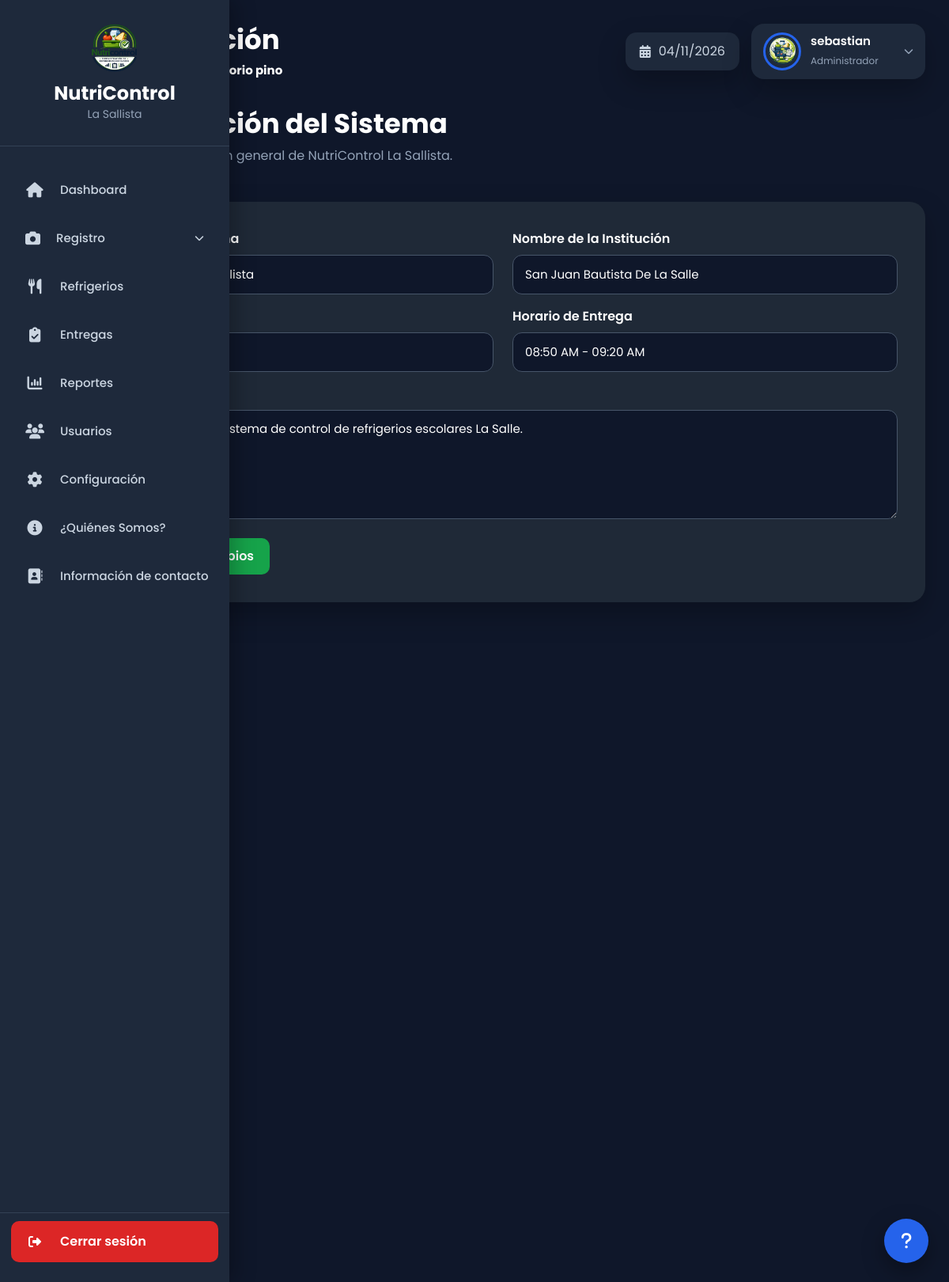
Screenshot of /index.php?url=configuracion (signed in) with the database file from the repository.
### tables this page shows
CREATE TABLE `configuracion` (
  `id` int(11) NOT NULL,
  `nombre_sistema` varchar(150) NOT NULL,
  `nombre_institucion` varchar(150) NOT NULL,
  `mensaje_inicio` text DEFAULT NULL,
  `refrigerio_dia` varchar(150) DEFAULT NULL,
  `horario_entrega` varchar(100) DEFAULT NULL,
  `telefono` varchar(30) DEFAULT NULL,
  `correo` varchar(120) DEFAULT NULL,
  `direccion` varchar(200) DEFAULT NULL,
  `logo` varchar(255) DEFAULT NULL,
  `fecha_actualizacion` timestamp NOT NULL DEFAULT current_timestamp() ON UPDATE current_timestamp()
);

### app/core/Controller.php (called while the page is built, shortened)
<?php
abstract class Controller
{
    protected function view(string $view, array $data = []): void
    {
        extract($data);
        $archivo = VIEW_PATH . '/' . $view . '.php';
        require $archivo;
    }
}

### app/controllers/ConfiguracionController.php (called while the page is built, shortened)
<?php
require_once APP_PATH . '/core/Controller.php';
require_once MODEL_PATH . '/Configuracion.php';
class ConfiguracionController extends Controller
{
    private Configuracion $configuracionModel;
    public function __construct()
    {
        $this->configuracionModel = new Configuracion();
    }
    public function index(): void
    {
        $configuracion = $this->configuracionModel->obtener();
        $this->view('configuracion/index', [
            'configuracion' => $configuracion,
            'esAdministrador' => $this->esAdministrador()
        ]);
    }
}

### app/core/Router.php (called while the page is built, shortened)
<?php
class Router
{
    public function ejecutar(): void
    {
        $url = $_GET['url'] ?? '';
        $url = trim($url, '/');
        if ($url === '') {
            $controlador = 'AuthController';
            $metodo = 'index';
            $parametros = [];
        } else {
            $partes = explode('/', $url);
            $metodo = $partes[1] ?? 'index';
            $parametros = array_slice($partes, 2);
        }
        $objeto = new $controlador();
        call_user_func_array(
            [$objeto, $metodo],
            $parametros
        );
    }
}

### index.php (called while the page is built, shortened)
<?php
require_once APP_PATH . '/core/Router.php';
$router = new Router();
$router->ejecutar();

### app/models/Database.php (called while the page is built)
<?php
class Database
{
    private static ?PDO $conexion = null;
    public static function conectar(): PDO
    {
        if (self::$conexion === null) {
            $dsn = "mysql:host=" . DB_HOST .
                   ";dbname=" . DB_NAME .
                   ";charset=" . DB_CHARSET;
            try {
                self::$conexion = new PDO(
                    $dsn,
                    DB_USER,
                    DB_PASS,
                    [
                        PDO::ATTR_ERRMODE => PDO::ERRMODE_EXCEPTION,
                        PDO::ATTR_DEFAULT_FETCH_MODE => PDO::FETCH_ASSOC,
                        PDO::ATTR_EMULATE_PREPARES => false
                    ]
                );
            } catch (PDOException $e) {
                exit('Error de conexión: ' . $e->getMessage());
            }
        }
        return self::$conexion;
    }
}

### app/core/Model.php (called while the page is built, shortened)
<?php
require_once MODEL_PATH . '/Database.php';
abstract class Model
{
    protected PDO $db;
    public function __construct()
    {
        $this->db = Database::conectar();
    }
    protected function query(string $sql): PDOStatement
    {
        return $this->db->query($sql);
    }
    protected function fetch(PDOStatement $stmt): array|false
    {
        return $stmt->fetch();
    }
}

### app/models/Configuracion.php (called while the page is built, shortened)
<?php
require_once APP_PATH . '/core/Model.php';
class Configuracion extends Model
{
    public function obtener(): array|false
    {
        $stmt = $this->query("
            SELECT *
            FROM configuracion
            LIMIT 1
        ");
        return $this->fetch($stmt);
    }
}

### app/views/configuracion/index.php (the view, shortened to what this page needs)
<?php
require APP_PATH . '/views/layouts/header.php';
require APP_PATH . '/views/layouts/sidebar.php';
?>
<div class="main-content">
<?php require APP_PATH . '/views/layouts/topbar.php'; ?>
<div class="page-header">
    <div>
        <h2>Configuración del Sistema</h2>
        <p>
            Consulta la información general de NutriControl La Sallista.
        </p>
    </div>
</div>
<div class="form-card">
<form action="<?= BASE_URL ?>index.php?url=configuracion/guardar" method="POST">
<div class="row">
<div class="col-md-6 mb-3">
<label class="form-label">
</label>
<input
type="text"
name="nombre_sistema"
class="form-control"
value="<?= htmlspecialchars($configuracion['nombre_sistema']) ?>"
<?= !$esAdministrador ? 'readonly' : '' ?>
required>
</div>
<div class="col-md-6 mb-3">
<label class="form-label">
Nombre de la Institución
</label>
<input
type="text"
name="nombre_institucion"
class="form-control"
value="<?= htmlspecialchars($configuracion['nombre_institucion']) ?>"
<?= !$esAdministrador ? 'readonly' : '' ?>
required>
</div>
<div class="col-md-6 mb-3">
<label class="form-label">
</label>
<input
type="text"
name="refrigerio_dia"
class="form-control"
value="<?= htmlspecialchars($configuracion['refrigerio_dia']) ?>"
<?= !$esAdministrador ? 'readonly' : '' ?>
required>
</div>
<div class="col-md-6 mb-3">
<label class="form-label">
Horario de Entrega
</label>
<input
type="text"
name="horario_entrega"
class="form-control"
value="<?= htmlspecialchars($configuracion['horario_entrega']) ?>"
<?= !$esAdministrador ? 'readonly' : '' ?>
required>
</div>
<div class="col-12 mb-4">
<label class="form-label">
</label>
<textarea
name="mensaje_inicio"
class="form-control"
rows="5"
<?= !$esAdministrador ? 'readonly' : '' ?>
required><?= htmlspecialchars($configuracion['mensaje_inicio']) ?></textarea>
</div>
</div>
<?php if ($esAdministrador): ?>
<div class="d-flex gap-2">
<button
type="submit"
class="btn btn-success">
</button>
</div>
<?php endif; ?>
</form>
</div>
</div>
<?php
require APP_PATH . '/views/layouts/footer.php';
?>

### public/css/dashboard.css (style rules this page uses)
:root { --primary: #2563eb; --primary-dark: #1d4ed8; --success: #16a34a; --danger: #dc2626; --warning: #f59e0b; --info: #06b6d4; --bg: #0f172a; --bg2: #1e293b; --bg3: #273449; --text: #ffffff; --text2: #cbd5e1; --text3: #94a3b8; --border: #334155; --radius: 18px; --shadow: 0 15px 35px rgba(0, 0, 0, .25); }
* { margin: 0; padding: 0; box-sizing: border-box; font-family: 'Poppins', sans-serif; }
html { scroll-behavior: smooth; }
body { background: var(--bg); color: var(--text); overflow-x: hidden; }
button { border: none; cursor: pointer; }
.main-content { flex: 1; width: calc(100% - 290px); min-width: 0; margin-left: 290px; padding: 30px; overflow-x: hidden; transition: .30s; }
.page-header { display: flex; justify-content: space-between; align-items: flex-start; gap: 20px; flex-wrap: wrap; margin-bottom: 30px; }
.page-header h2 { color: var(--text); font-size: 34px; font-weight: 700; }
.page-header p { color: var(--text3); margin-top: 5px; }
.btn { padding: 11px 18px; border-radius: 12px; font-weight: 600; transition: .25s; }
.btn-success { background: var(--success); color: #ffffff; }
.form-card { padding: 35px; background: var(--bg2); border-radius: 20px; box-shadow: var(--shadow); }
.form-label { display: block; margin-bottom: 8px; color: #ffffff; font-weight: 600; }
.form-control, .form-select { width: 100%; height: 50px; padding: 0 16px; background: var(--bg); color: #ffffff; border: 1px solid var(--border); border-radius: 12px; transition: .25s; }
textarea.form-control { min-height: 130px; padding: 15px; resize: none; }
.mb-3 { margin-bottom: 30px; }
.mb-4 { margin-bottom: 40px; }
.d-flex { display: flex; }
.gap-2 { gap: 20px; }

### public/css/formularios.css (style rules this page uses)
.form-card { width:100%; background:#1e293b; border-radius:18px; padding:30px; box-sizing:border-box; box-shadow:0 10px 30px rgba(0,0,0,.15); }
.form-card .form-label { color:#ffffff; font-weight:600; margin-bottom:8px; }
.form-card .form-control, .form-card .form-select { width:100%; min-height:50px; background:#0f172a; border:1px solid #475569; border-radius:12px; color:#ffffff; padding:12px 15px; font-size:15px; outline:none; transition:.2s ease; }
.form-card .form-control::placeholder { color:#64748b; }
.form-card .btn { border-radius:10px; padding:11px 20px; font-weight:600; transition:.2s ease; }
.form-card .btn-success { background:#16a34a !important; border:none !important; color:#ffffff !important; }

### public/css/usuarios.css (style rules this page uses)
.page-header { display:flex; justify-content:space-between; align-items:center; gap:20px; margin-bottom:30px; flex-wrap:wrap; }
.page-header h2 { color:#fff; font-size:34px; font-weight:700; margin:0; }
.page-header p { color:#94a3b8; margin-top:8px; }
.form-card { background:#1f2937; border-radius:20px; padding:35px; box-shadow:0 15px 35px rgba(0,0,0,.25); }
.form-control, .form-select { width:100%; height:50px; background:#111827; border:1px solid #334155; border-radius:12px; color:#fff; padding:0 16px; }
.form-control::placeholder { color:#94a3b8; }
.form-label { color:#fff; font-weight:600; margin-bottom:8px; }

### public/css/estudiantes.css (style rules this page uses)
.page-header { display:flex; justify-content:space-between; align-items:center; gap:20px; margin-bottom:30px; flex-wrap:wrap; }
.page-header h2 { color:#fff; font-size:34px; font-weight:700; margin:0; }
.page-header p { color:#94a3b8; margin-top:8px; }
.form-card { background:#1f2937; border-radius:20px; padding:35px; box-shadow:0 15px 35px rgba(0,0,0,.25); }
.form-control, .form-select { width:100%; height:50px; background:#111827; border:1px solid #334155; border-radius:12px; color:#ffffff; padding:0 16px; }
.form-control::placeholder { color:#94a3b8; }
.form-label { color:#ffffff; font-weight:600; margin-bottom:8px; }

### public/css/refrigerios.css (style rules this page uses)
.page-header { display:flex; justify-content:space-between; align-items:center; gap:20px; margin-bottom:30px; flex-wrap:wrap; }
.page-header h2 { color:#fff; font-size:34px; font-weight:700; margin:0; }
.page-header p { color:#94a3b8; margin-top:8px; }
.form-card { background:#1f2937; border-radius:20px; padding:35px; box-shadow:0 15px 35px rgba(0,0,0,.25); }
.form-control, .form-select { width:100%; height:50px; background:#111827; border:1px solid #334155; border-radius:12px; color:#ffffff; padding:0 16px; }
.form-control::placeholder { color:#94a3b8; }
.form-label { color:#ffffff; font-weight:600; margin-bottom:8px; }
textarea.form-control { height:auto; padding:15px; resize:vertical; }

### rows the page displays
configuracion: nombre_sistema "NutriControl La Sallista", nombre_institucion "San Juan Bautista De La Salle", refrigerio_dia "Chocorramo", horario_entrega "08:50 AM - 09:20 AM", mensaje_inicio "Bienvenidos a el sistema de control de refrigerios escolares La Salle."

### other values shown
$_SESSION['usuario']['apellido'] "osorio pino"
$_SESSION['usuario']['nombre'] "sebastian"
$_SESSION['usuario']['rol'] "Administrador"
